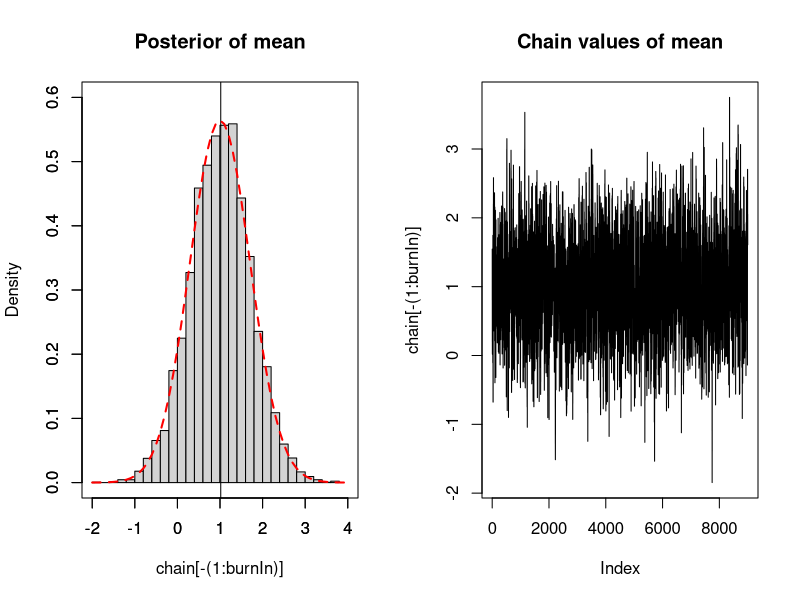

Reproduce this figure in R.
## MCMC for conjugate Normal distribution
# 19/10/2017

# Prior distiribution of theta has a mean of 0 and variance of 1
# Observation of data has an unknown mean and a variance of 1

# Packages needed
library("MCMCpack")

################# 
## Known data ##
#################

# Data observation and variance
# Note: mean is not known!
D <- 2

# Number of observations
num_obs <- length(D)

# Mean and variance for the observed data
obs_var <- 1
obs_sd <- sqrt(obs_var)

# Mean and variance for the prior distribution of the unknown mean
prior_var <- 1
prior_sd <- sqrt(prior_var)
prior_mean <- 0

# Calculation for true posterior mean distribution
# mean
true_mean <- (((obs_var/num_obs)*prior_mean) + (prior_var*D)) / ((obs_var/num_obs) + prior_var)
true_var <- ((num_obs/obs_var) + (1/prior_var))^-1
true_sd <- sqrt(true_var)

####################################################### 
## Use MCMCpack as a comparison for my manual method ##
#######################################################

# # Create independent x-values 
# x <- seq(-2, 6, 0.01)
# # Create dependent values according to Normal distribution
# D <- dnorm(x, obs_mean, obs_var)
# 
# plot(x,D, main="Test Data", type="l")

# The data, known variance of data, prior mean of mu, prior variance of mu, number of MC draws
# don't know mean of data!
# set.seed(4)
# mcmc_package <- MCnormalnormal(D, obs_var, prior_mean, prior_var, mc = 1000)
# plot(mcmc_package)
# var(mcmc_package)
# mean(mcmc_package)

######################
## My manual method ##
######################

# Likelihood function for the observation
likelihood <- function(param){
  obs_likelihood = dnorm(D, param, obs_sd, log= T)
  return(obs_likelihood)
} 

# Define the prior distribution (mean=0, variance=1)
mean_prior <- function(param){
  prior = dnorm(param, prior_mean, prior_sd, log = T)
  return(prior)
}

# Define the posterior distribution
# Note: is on a logarithmic scale
mean_posterior <- function(param){
  return (likelihood(param) + mean_prior(param))
}

# Apply the Metropolis algorithm

# Probability density distribution for proposing new values
# Proposal function has a Normal distribution 
# The distribution is centered around the current value in the Markov chain
proposalfunction <- function(param){
  return(rnorm(1, param, prior_sd))
}

# Start at random parameter value
# Choose new parameter close to old value based on prob. density ratio

metropolis_MCMC <- function(startvalue, iterations){
  chain = array(dim = c(iterations+1))
  
  # Give a starting point to the chain
  chain[1] = startvalue
  
  # For the other iterations, use the proposal function to suggest the next value
  for (i in 1:iterations){
    proposal = proposalfunction(chain[i])
    
    # P(new)/P(old) NOTE: LOGARITHMIC
    prob = exp(mean_posterior(proposal) - mean_posterior(chain[i]))
    
    # Jump to new probability if P(new)/P(old) >1
    # if r < than P, accept, else reject
    if (runif(1) < prob){ 
      chain[i+1] = proposal
    }else{
      chain[i+1] = chain[i]
    }
  }
  return(chain)
}

# Where to start the chain
# Takes a random number from the (Normal) prior distribution
startvalue <- rnorm(1, prior_mean, prior_sd)

# Number of runs
iterations = 10000
set.seed(4)
chain <- metropolis_MCMC(startvalue, iterations)

# The beginning of the chain is biased towards the starting point, so take them out
# normally burnin is 10%-50% of the runs
burnIn = 1000
acceptance <- 1-mean(duplicated(chain[-(1:burnIn)]))

#####################################
## Outcomes from the manual method ##
#####################################

# Plot the MCMC
par(mfrow = c(1,2))
hist(chain[-(1:burnIn)],nclass=30, main="Posterior of mean", freq=FALSE, xlim=c(-2,4), ylim=c(0,0.6))
abline(v = mean(chain[-(1:burnIn)]))
par(new=T)
xdata = seq(-2, 4, 0.1)
plot(xdata, dnorm(xdata, true_mean, true_sd), type = "l", xlab = " ", ylab = " ", 
     xlim=c(-2,4), ylim=c(0,0.6), col="red", lty=2, lwd=2)
plot(chain[-(1:burnIn)], type = "l", main = "Chain values of mean")


# Helpful resource for MCMC in R:
# https://theoreticalecology.wordpress.com/2010/09/17/metropolis-hastings-mcmc-in-r/
